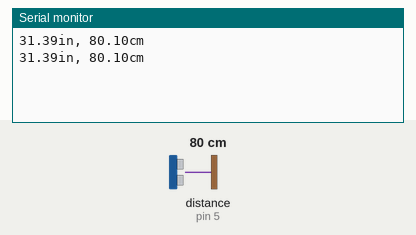
Recording of a sketch running on a simulated Arduino Uno, built with avr-gcc and run on an emulated ATmega328P. Parts: the last lines printed to the serial monitor. Wiring (inferred from the names in the program): ultrasonic range finder: trigger pin 4; echo pin 5. The test bench sets the inputs (shaded band); at power-on: distance to the obstacle (sensor on pin 5) 80 cm. The echo pulse lasts 58.3 µs per cm.

Above: at 1.8 s.
1.9 s: distance to the obstacle (sensor on pin 5) set to 2 cm
At 2.8 s:
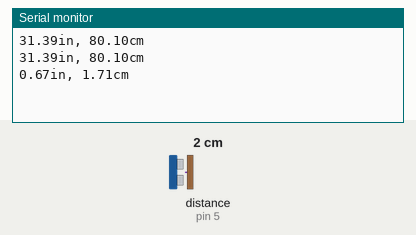
3.4 s: distance to the obstacle (sensor on pin 5) set to 4 cm
At 4.4 s:
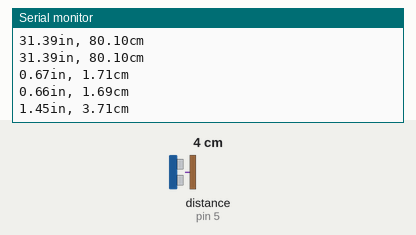
Timing chart, 0 to 6.4 s (numbered marks = the images above; inputs shaded):
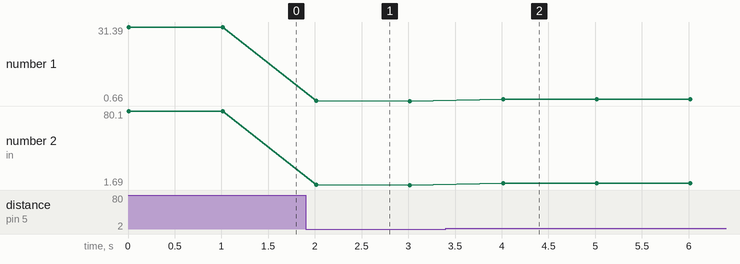

Measured:
- after the input at 1.9 s, the serial monitor: prints a new line after 0.11 s (image 1)
- after the input at 3.4 s, the serial monitor: prints a new line after 0.62 s (image 2)
- plotted number 1: 31.39 → 0.66 after the input at 1.9 s, 0.66 → 1.45 after the input at 3.4 s
- plotted number 2: 80.1 → 1.69 after the input at 1.9 s, 1.69 → 3.71 after the input at 3.4 s

The sketch:

parking.ino
```cpp
const int trigPin = 4;
const int echoPin = 5;

void setup()
{
  Serial.begin(9600);
}

void loop()
{
  calculateDistance();
}

void calculateDistance()
{
  float duration;
  float inches, cm;
  pinMode(trigPin, OUTPUT);
  digitalWrite(trigPin, LOW);
  delayMicroseconds(2);
  digitalWrite(trigPin, HIGH);
  delayMicroseconds(10);
  digitalWrite(trigPin, LOW);
  pinMode(echoPin, INPUT);
  duration = pulseIn(echoPin, HIGH);
  inches = microsecondsToInches(duration);
  cm = microsecondsToCentimeters(duration);
  Serial.print(inches);
  Serial.print("in, ");
  Serial.print(cm);
  Serial.print("cm");
  Serial.println();
  delay(1000);
}

float microsecondsToInches(long microseconds)
{
  float inch = microseconds/74.0/2.0;
  return inch;
}

float microsecondsToCentimeters(long microseconds)
{
  float cm = microseconds/29.0/2.0;
  return cm;
}
```
